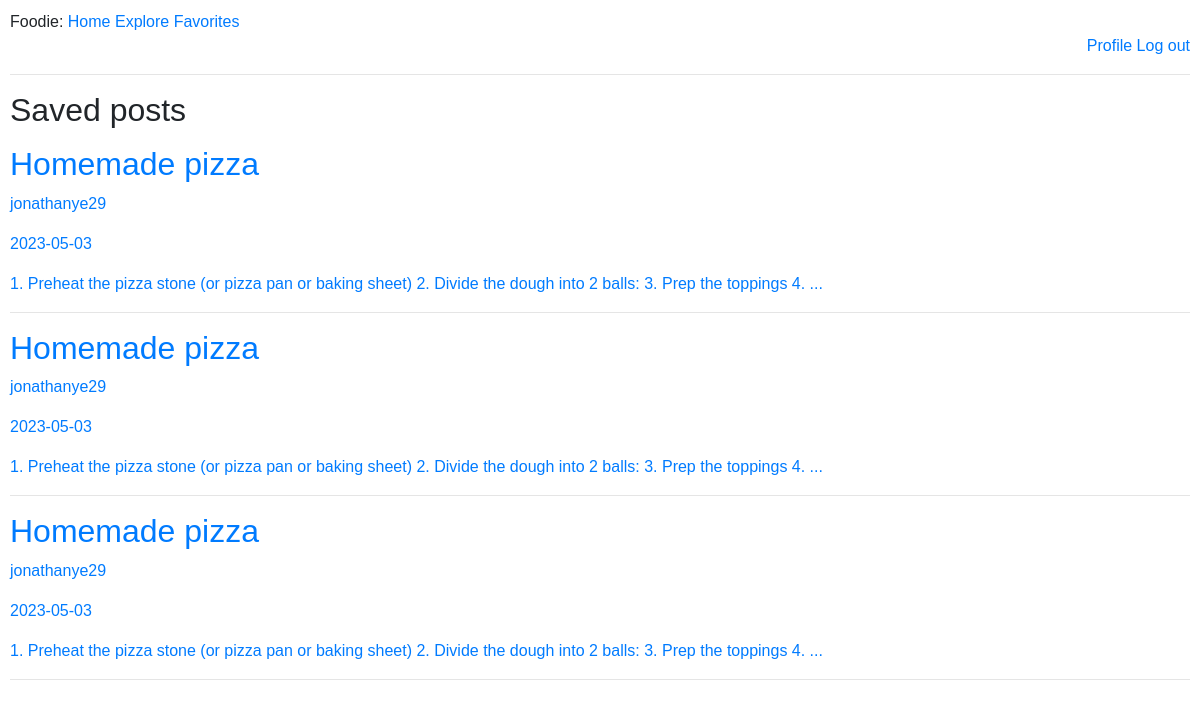
Screenshot of /saves (signed in) with the database file from the repository.
### tables this page shows
CREATE TABLE recipes(
        id INTEGER PRIMARY KEY,
        title VARCHAR(100),
        timestamp TEXT,
        content TEXT,
        ingredients TEXT,
        user_id INTEGER,
        FOREIGN KEY (user_id) REFERENCES users(id) on delete cascade
    );

CREATE TABLE users (
        id INTEGER PRIMARY KEY,
        name TEXT,
        surname TEXT,
        country TEXT,
        username TEXT,
        email TEXT,
        password TEXT
    );

### app.py (the view)
@app.route('/saves')
@token_required
def saves():
    data = jwt.decode(session['token'], token_key, algorithms=['HS256'])
    user_id_title = data['user_id']
    query = f"SELECT * from users where id={user_id_title}"
    db = database_worker('social_net.db')
    user = db.search(query=query)
    if user:
        query_saves = f"SELECT post_id from saves where user_id={user_id_title}"
        saves = db.search(query=query_saves)
        posts = []
        if saves:
            for i in range(len(saves)):
                query_posts = f"SELECT title, user_id, DATE(timestamp), content, id from recipes where id={saves[i][0]}"
                post = db.search(query=query_posts)
                for j in range(len(post)):
                    for k in range(len(post[j])):
                        if k == 1:
                            user_id = post[j][k]
                            query_user = f"SELECT username from users where id={user_id}"
                            username = db.search(query=query_user)
                            post[j] = list(post[j])
                            post[j][k] = username[0][0]
                            post[j] = tuple(post[j])
                posts.append(post[0])
            return render_template('saves.html', title='Saves', user=user, posts=posts,
                                   login=True, user_id=user_id_title)
        else:
            return render_template('saves.html', title='Saves', user=user, login=True, user_id=user_id_title,
                                   message="You don't have any saves yet.")
    return render_template('saves.html', title='Saves', login=True, user_id=user_id_title)

### app.py (called while the page is built)
def token_required(f):
    @wraps(f)
    def decorated(*args, **kwargs):
        if 'token' not in session:
            print("No token")
            return redirect(url_for('login'))
        try:
            print("Decoding token")
            data = jwt.decode(session['token'], token_key, algorithms=['HS256'])
        except:
            print("Wrong Token")
            return redirect(url_for('login'))
        return f(*args, **kwargs)
    return decorated

### my_lib.py (called while the page is built)
    def search(self, query):
        result = self.cursor.execute(query).fetchall()
        return result

### templates/saves.html (shortened to what this page needs)
{% extends "base.html" %}
{% block content %}
    <h2>Saved posts</h2>
    {% for post in posts %}
    <a href="{{ url_for('recipe_page', post_id=post[4]) }}">
    <div class="post">
        <h2 class="post-title">{{ post[0]}}</h2>
        <p class="post-author">{{ post[1]}}</p>
        <p class="post-date">{{ post[2]}}</p>
        <p class="post-content">{{ post[3] }}</p>
    </div>
    </a>
    <hr>
    {% endfor %}
{% endblock %}

### static/registration.css (style rules this page uses)
body, button, input, select, textarea, h1, h2, h3, h4, h5, h6, p, span, div, a { font-family: Arial, sans-serif; }

### static/my_style.css (style rules this page uses)
body, button, input, select, textarea, h1, h2, h3, h4, h5, h6, p, span, div, a { font-family: Arial, sans-serif; }
body { margin: 10px; }

### rows the page displays
recipes: title "Homemade pizza" "Homemade pizza" "Homemade pizza", content "1. Preheat the pizza stone (or pizza pan or baking sheet) 2. Divide the dough into 2 balls: 3. Prep the toppings 4. ..." "1. Preheat the pizza stone (or pizza pan or baking sheet) 2. Divide the dough into 2 balls: 3. Prep the toppings 4. ..." "1. Preheat the pizza stone (or pizza pan or baking sheet) 2. Divide the dough into 2 balls: 3. Prep the toppings 4. ..."
users: username "jonathanye29" "jonathanye29" "jonathanye29"

### other values shown
{{ post[2] }} "2023-05-03" "2023-05-03" "2023-05-03"
